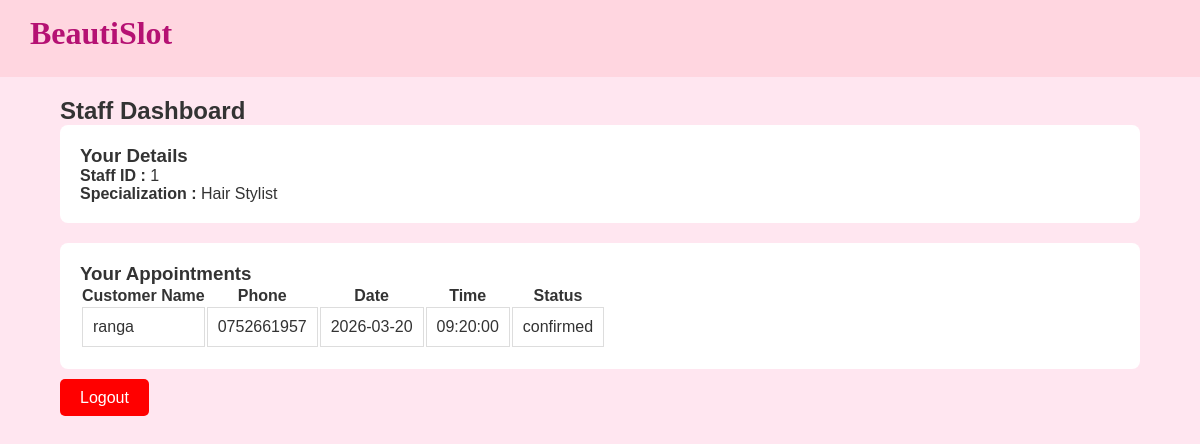
/staff_dashboard.php (signed in), run on the app's committed database.
### tables this page shows
CREATE TABLE `staff` (
  `staff_id` int(11) NOT NULL,
  `user_id` int(11) NOT NULL,
  `specialization` varchar(100) DEFAULT NULL
);

CREATE TABLE `appointments` (
  `appointment_id` int(11) NOT NULL,
  `customer_id` int(11) NOT NULL,
  `staff_id` int(11) NOT NULL,
  `appointment_date` date NOT NULL,
  `appointment_time` time NOT NULL,
  `status` enum('pending','confirmed','cancelled','completed') DEFAULT 'pending',
  `total_amount` decimal(10,2) DEFAULT NULL,
  `created_at` timestamp NOT NULL DEFAULT current_timestamp(),
  `payment_status` varchar(50) DEFAULT 'Pending',
  `payment_method` varchar(50) DEFAULT NULL,
  `reminder_sent` tinyint(1) DEFAULT 0
);

CREATE TABLE `users` (
  `user_id` int(11) NOT NULL,
  `first_name` varchar(50) NOT NULL,
  `last_name` varchar(50) NOT NULL,
  `email` varchar(100) NOT NULL,
  `phone` varchar(15) NOT NULL,
  `password` varchar(255) NOT NULL,
  `role` enum('customer','admin','staff') NOT NULL DEFAULT 'customer',
  `created_at` timestamp NOT NULL DEFAULT current_timestamp()
);

### staff_dashboard.php (the view, shortened to what this page needs)
<?php
require_once 'db.php';
$user_id = $_SESSION['user_id'];
$sql = "SELECT * FROM staff WHERE user_id='$user_id'";
$result = mysqli_query($conn,$sql);
$staff = mysqli_fetch_assoc($result);
$staff_id = $staff['staff_id'];
$query = "SELECT a.*, u.first_name, u.phone
          FROM appointments a
          JOIN users u ON a.customer_id = u.user_id
          WHERE a.staff_id='$staff_id'
          ORDER BY a.appointment_date DESC";
$appointments = mysqli_query($conn,$query);
?>
<!DOCTYPE html>
<html>
<head>
<link rel="stylesheet" href="style.css">
</head>
<body>
<header>
        <h1>BeautiSlot</h1>
</header>
<div class="staff-dashboard-container">
<h2>Staff Dashboard</h2>
<div class="stf-card">
<h3>Your Details</h3>
<p><b>Staff ID :</b> <?php echo $staff['staff_id']; ?></p>
<p><b>Specialization :</b> <?php echo $staff['specialization']; ?></p>
</div>
<div class="stf-card">
<h3>Your Appointments</h3>
<table class="staff">
<tr>
<th>Customer Name</th>
<th>Phone</th>
<th>Date</th>
<th>Time</th>
<th>Status</th>
</tr>
<?php while($row = mysqli_fetch_assoc($appointments)) { ?>
<tr>
<td><?php echo $row['first_name']; ?></td>
<td><?php echo $row['phone']; ?></td>
<td><?php echo $row['appointment_date']; ?></td>
<td><?php echo $row['appointment_time']; ?></td>
<td><?php echo $row['status']; ?></td>
</tr>
<?php } ?>
</table>
</div>
<a class="stf-logout" href="logout.php">Logout</a>
</div>
</body>
</html>

### style.css (style rules this page uses)
* { margin: 0; padding: 0; box-sizing: border-box; font-family: 'Poppins', sans-serif; }
body { font-family: 'Poppins', sans-serif; margin: 0; padding: 0; background-color: #ffe6f0; color: #333; }
a { text-decoration: none; color: inherit; }
header { background-color: #ffd6e0; padding: 15px 30px; display: flex; justify-content: space-between; align-items: center; }
header h1 { font-family: Lucida Calligraphy; font-weight: 600; color: #B51173; }
header h1 { margin-bottom:10px; }
.staff-dashboard-container { width:90%; margin:auto; }
.staff-dashboard-container h2 { margin-top:20px; }
.stf-card { background:white; padding:20px; margin-bottom:20px; border-radius:8px; }
.staff table th,table td { padding:10px; border:1px solid #ddd; }
.stf-logout { background:red; color:white; padding:10px 20px; text-decoration:none; border-radius:5px; }

### data on the page
staff: staff_id "1", specialization "Hair Stylist"
appointments: customer.first_name "ranga", customer.phone "0752661957", appointment_date "2026-03-20", appointment_time "09:20:00", status "confirmed"
